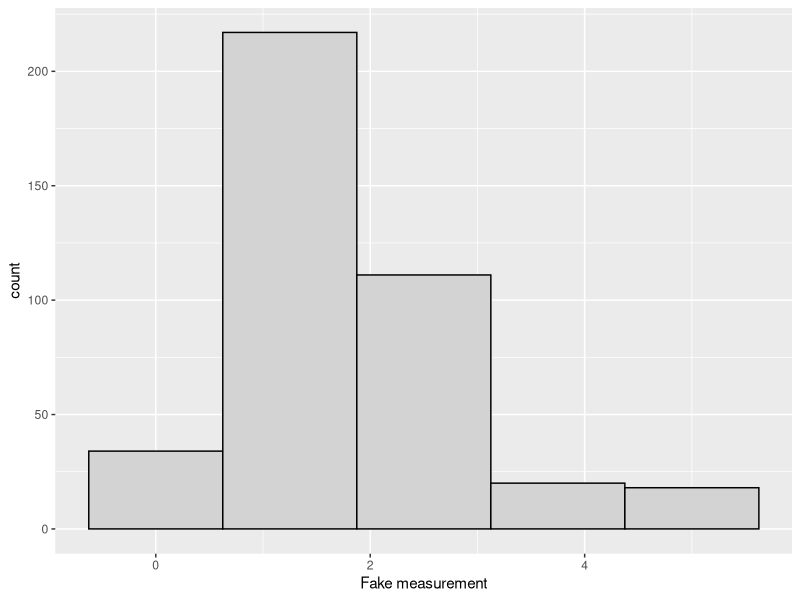
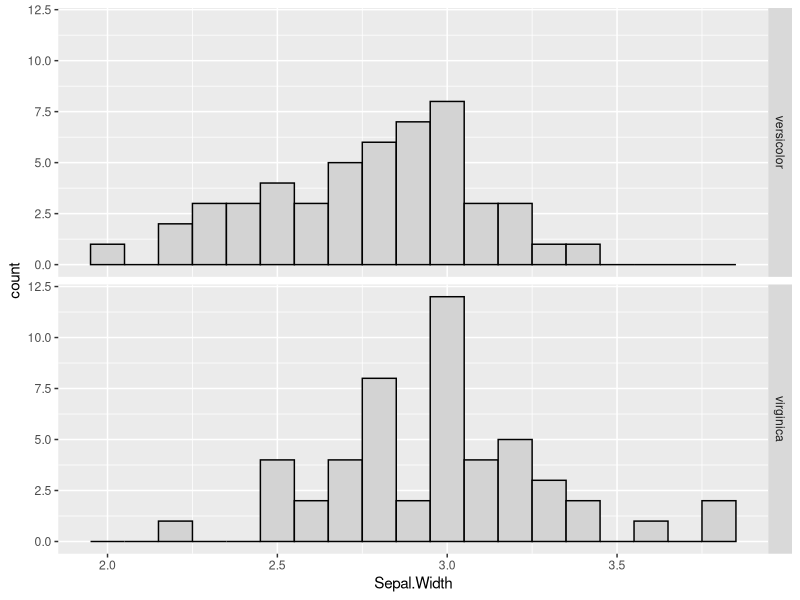

These figures' R source, in order:
## ---- chunk 1
possible_outcomes <- c(0, 1, 2, 3, 4, 5)
outcome_probabilities <- c(0.1, 0.5, 0.2, 0.1, 0.05, 0.05)
n_data_points <- 400

set.seed(1)
fake_data_points <- sample(possible_outcomes,
                          n_data_points,
                          replace=T,
                          prob=outcome_probabilities)
set.seed(NULL)

fake_data_set <- tibble::data_frame(`Fake measurement`=fake_data_points)
## ---- chunk 2
ggplot2::ggplot(fake_data_set, ggplot2::aes(x=`Fake measurement`)) +
ggplot2::geom_histogram(bins=5, colour="black", fill="lightgrey")
## ---- chunk 3
iris_groups23 <- dplyr::filter(iris, Species %in% c("versicolor", "virginica"))
ggplot2::ggplot(iris_groups23, ggplot2::aes(x=Sepal.Width)) +
ggplot2::geom_histogram(colour="black", fill="lightgrey", binwidth=0.1) +
ggplot2::facet_grid(Species ~ .)
## ---- chunk 4
library(magrittr)
iris_versicolor_subset <- dplyr::filter(iris,
Sepal.Width <= 2.5,
Species == "versicolor") %>%
dplyr::select(Sepal.Width, Species)
knitr::kable(iris_versicolor_subset)
